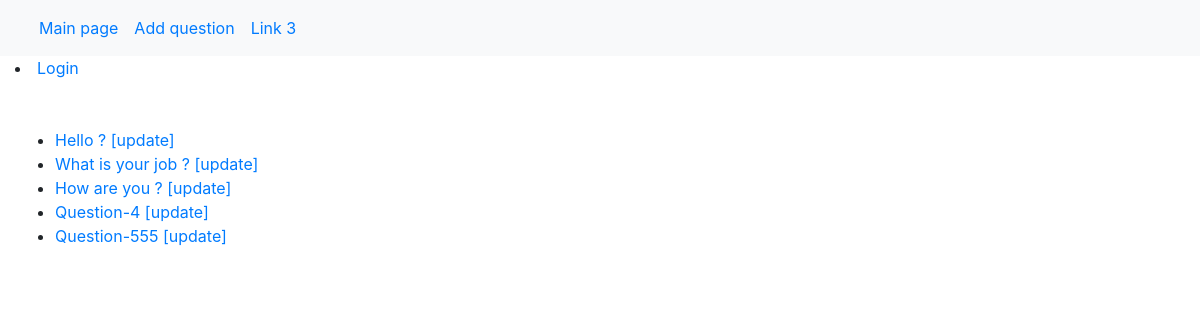
/polls/, run on an earlier commit of the app's database.
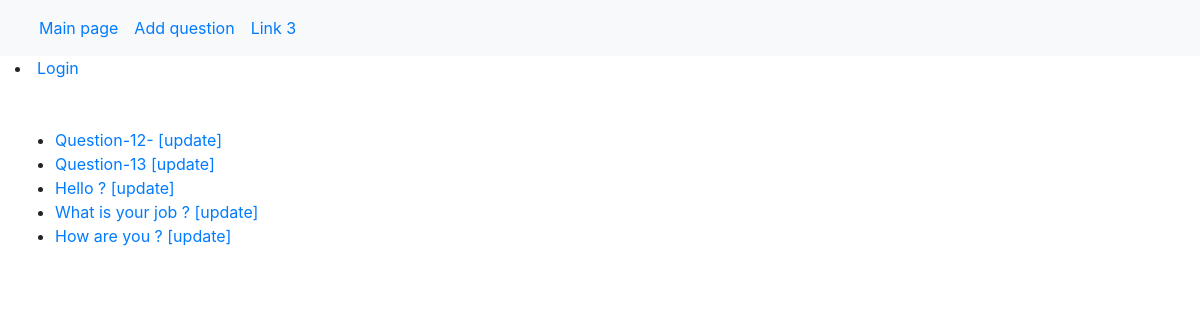
And on a later commit of the database.
### polls/models.py (models this page shows, shortened)
class Question(models.Model):
    question_text = models.CharField(max_length=200)
    pub_date = models.DateTimeField('date published')
    user = models.ForeignKey(User, on_delete=models.SET_NULL, null=True, blank=True)

### polls/views.py (the view)
# urls.py: path('', views.IndexView.as_view(), name='index'),
class IndexView(generic.ListView):
    template_name = 'polls/index.html'
    context_object_name = 'latest_question_list'
    def get_queryset(self):
        return Question.objects.filter(pub_date__lte=timezone.now()).order_by('-pub_date')[:5]

### polls/templates/polls/index.html
{% extends "polls/base.html" %}
{% block content %}
    {% if latest_question_list %}
        <ul>
        {% for question in latest_question_list %}
            <li>
                <a href="{% url 'polls:detail' question.id %}">{{ question.question_text }}</a>
                <a href="{% url 'polls:update_question' question.id %}">       [update]</a>
            </li>
        {% endfor %}
        </ul>
    {% else %}
        <p>No polls are available.</p>
    {% endif %}
{% endblock %}

What changed in the data, as far as the page shows it:
no longer on this page (row unchanged): Question: question_text "Question-4"
no longer on this page (row unchanged): Question: question_text "Question-555"
added Question: question_text "Question-12-"
added Question: question_text "Question-13"
